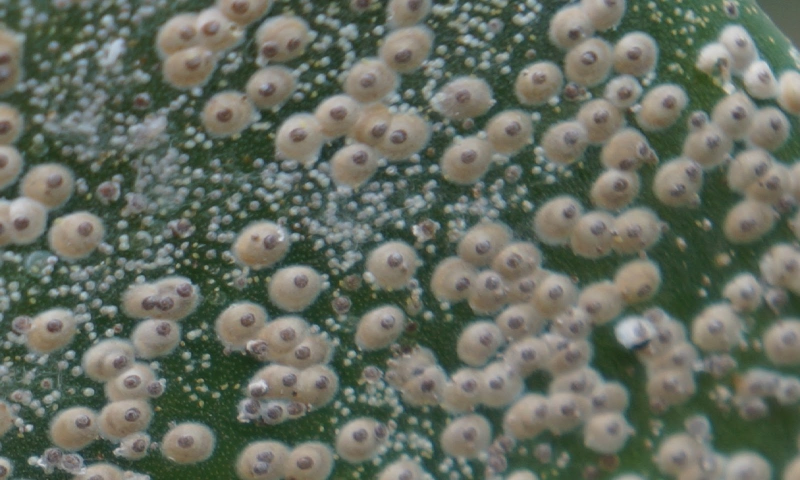
#> input picture src/control_img_2.JPG, 1600 x 960 px, found by its file name (shown at 1/2 size)
$ jupyter execute --allow-errors script_2.ipynb   (shell and % lines are left out)
#> lines starting #> are read from the running program, lines starting #| are printed output that depends on the picture; after the words box and inside, x2 and y2 are one past the last pixel; in counts of white or black regions, pixels touching at a corner belong together
[cell 1]
import cv2 as cv
import numpy as np
import matplotlib.pyplot as plt
#%matplotlib notebook
#exibe opções de manipulação
#se usar pyplot
from IPython.display import Markdown as md

[cell 2]
file = 'control_img_2.jpg'
#file = 'fig_true_19.jpg'
#file = 'pre_control1.jpg'
#file = 'fig_control_5.jpg'

bgr = cv.imread(file, cv.IMREAD_UNCHANGED) #also por fig_control_1.jpg
#> bgr is the input picture: shape (960, 1600, 3); mean B, G, R 96.2, 108.4, 101.3
#bgr = cv.resize(bgr, (780, 1040)) #restrict area cols, lin
print('Dim:' + str(bgr.shape))
#| Dim:(960, 1600, 3)
#cv.imshow('bgr original img', bgr)
#cv.waitKey(0)
#cv.destroyAllWindows()

</img>

[cell 3]
#equalizar HSV
hsv = cv.cvtColor(bgr, cv.COLOR_BGR2HSV)
#> hsv: shape (960, 1600, 3); mean H, S, V 51, 49.4, 111.4
hsv_eq = 'eq_s'
hsv[:,:,1] = cv.equalizeHist(hsv[:,:,1])  #equalization S channel
#> hsv: shape (960, 1600, 3); mean H, S, V 51, 128.7, 111.4
bgr = cv.cvtColor(hsv, cv.COLOR_HSV2BGR) #back conversion to BGR
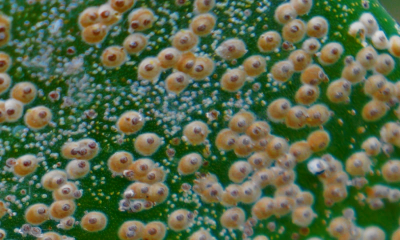
#> bgr: shape (960, 1600, 3) (shown at 1/4 size); mean B, G, R 71.7, 103.8, 84.8
file_equalized = file + '_equalized.jpg'
cv.imwrite(file_equalized, bgr)
#> Out = True
#cv.waitKey(0)
#cv.destroyAllWindows()

[cell 4]
char = "'"
file_to_show = ''.join( x for x in file_equalized if x not in char)
md("![eq](control_img_2.jpg_equalized.jpg 'Imagem Equalizada')")

### Imagem fig_true_19 sem foco na parte superior, remover e definir ROI

[cell 5]
if file == 'fig_true_19.jpg':
    # Cropping an image
    bgr = bgr[43:bgr.shape[0],:,:]
    print(bgr.shape)

[cell 6]
# [9 lines left out: function filtroRGB, not called in this run]

[cell 7]
bgr_split_channels = cv.split(bgr)

# numero de bins do histograma
hist_size = 256
# faixa de valores de cada canal
hist_range = (0, 256) #0-255 (8 bits)
accumulate = False

histr = []
color = ('b','g','r') #h, s, v
#> (the rest of this cell did not finish here and is left out)

[cell 8]
#desaturation - convert bgr to gray for limiarization
gray = cv.cvtColor(bgr, cv.COLOR_BGR2GRAY)
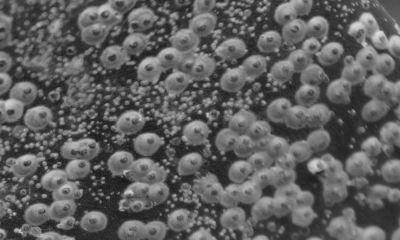
#> gray: shape (960, 1600) (shown at 1/4 size); min 25, max 224, mean 94.5

[cell 9]
#auto otsu
#can be applied to uni e bimodal histograms
# segmentation based on shape, pixels (color), histogram
# binary segmentation - binarization, thresholding - only B channel
ret,th = cv.threshold(gray, 0, 255,cv.THRESH_BINARY+cv.THRESH_OTSU)
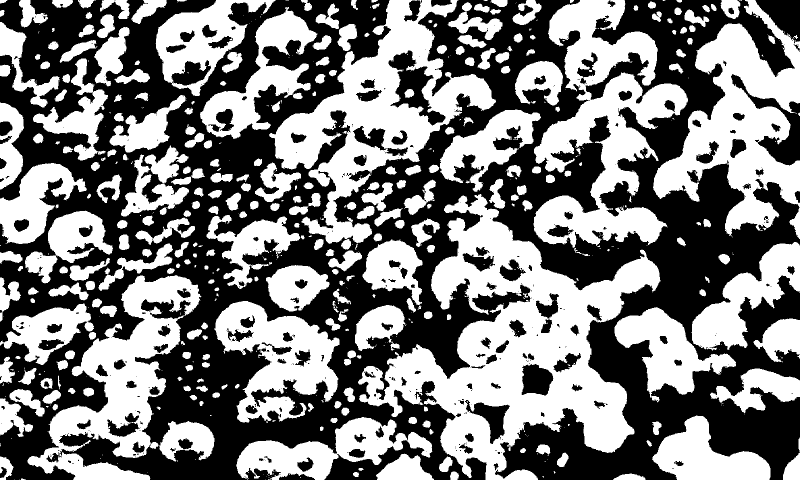
#> th: shape (960, 1600) (shown at 1/2 size); 48.6% white; 655 white regions (353 under 20 px)
#> ret = 95

[cell 10]
#contours, hierarchy = cv.findContours(th, cv.RETR_TREE, cv.CHAIN_APPROX_SIMPLE)
#contours, hierarchy = cv.findContours(th, cv.RETR_TREE, cv.CHAIN_APPROX_NONE)
contours, hierarchy = cv.findContours(th, cv.RETR_EXTERNAL, cv.CHAIN_APPROX_SIMPLE)
#> contours = 592 contours, 306 with area under 20; largest, box (x1, y1, x2, y2) and area: (716, 388, 1321, 960) 139260, (538, 0, 992, 488) 76668, (1067, 0, 1376, 506) 66888, (1306, 0, 1600, 478) 60606, (55, 550, 429, 960) 59036
#contours, hierarchy = cv.findContours(th, cv.RETR_EXTERNAL, cv.CHAIN_APPROX_NONE)
#contours, hierarchy = cv.findContours(th, cv.RETR_CCOMP, cv.CHAIN_APPROX_NONE)
#contours, hierarchy = cv.findContours(th, cv.RETR_CCOMP, cv.CHAIN_APPROX_SIMPLE)
print ('Foram encontrados ' + str(len(contours)) + ' objetos com seus contornos')
#| Foram encontrados 592 objetos com seus contornos

cv.drawContours(bgr, contours, -1, (0,242,255), 2)
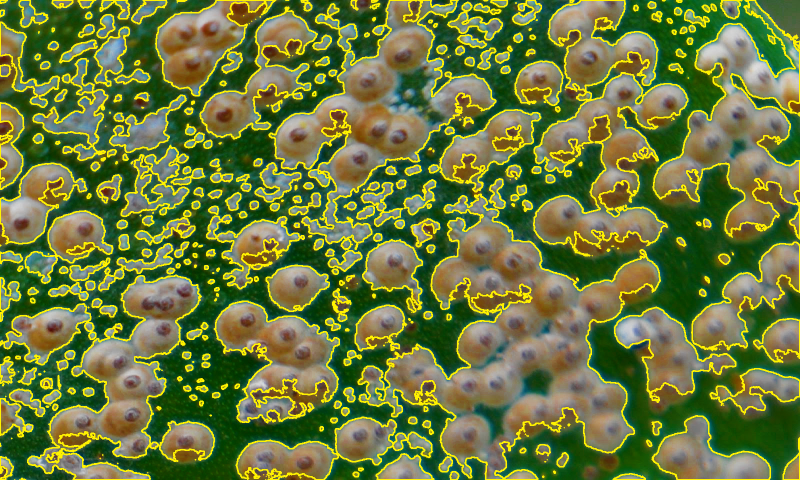
#> bgr: shape (960, 1600, 3) (shown at 1/2 size); 13.08% of pixels changed, all inside (x1, y1, x2, y2) = (0, 0, 1600, 960)
cv.imshow('contours', bgr)
cv.waitKey(0)
cv.destroyAllWindows()

#print(hierarchy) - estudar hierarquia dos contornos
#print(contours[0])

[cell 11]
def extract_image(im, cnt):
  # np.zeros: Cria uma matriz com determinadas dimensões
  im_blank = np.zeros(im.shape, np.uint8) #imagem toda em preto
  cv.drawContours(im_blank, [cnt], -1, 255, 2) #desenha contorno branco sobre o fundo preto vazio
  mask = im_blank == 255 # a máscara são os pontos brancos do contorno
  im_filter = im[mask]
  return im_filter

[cell 12]
#https://docs.opencv.org/3.4/dd/d49/tutorial_py_contour_features.html
areas = []
perimeters = []
centroids_x = []
centroids_y = []
aspect_ratio = [] #It is the ratio of width to height of bounding rect of the object.
extent = [] #Extent is the ratio of contour area to bounding rectangle area.
solidity = [] #Solidity is the ratio of contour area to its convex hull area.
equivalent_diameter = [] #Equivalent Diameter is the diameter of the circle whose area is same as the contour area.
r_mean = []
r_min = []
r_max = []
r_std = []
g_mean = []
g_min = []
g_max = []
g_std = []
b_mean = []
b_min = []
b_max = []
b_std = []
width = []
height = []
angle = []
radius = []

for c in contours:
    M = cv.moments(c)

    areas.append(M['m00'])
    perimeters.append(cv.arcLength(c,True)) #if not convex, False

    x,y,w,h = cv.boundingRect(c)
    aspect_ratio.append(float(w)/h)
    width.append(w)
    height.append(h)
    rect = cv.minAreaRect(c)
    circle = cv.minEnclosingCircle(c)
    angle.append(rect[2])
    radius.append(circle[1])

    rect_area = w*h
    if rect_area > 0:
        extent.append(M['m00']/rect_area)
    else:
        extent.append(0)

    hull = cv.convexHull(c)
    hull_area = cv.contourArea(hull)
    if hull_area > 0:
        solidity.append(M['m00']/hull_area)
    else:
        solidity.append(0)

    equivalent_diameter = np.sqrt(4*M['m00']/np.pi)

    if M['m00'] != 0:
        centroids_x.append(M['m10']/M['m00'])
        centroids_y.append(M['m01']/M['m00'])
    else:
        centroids_x.append(0)
        centroids_y.append(0)

    r = extract_image(bgr_split_channels[2], c)
    g = extract_image(bgr_split_channels[1], c)
    b = extract_image(bgr_split_channels[0], c)

    r_mean.append(np.mean(r))
    r_max.append(np.max(r))
    r_min.append(np.min(r))
    r_std.append(np.std(r))
    g_mean.append(np.mean(g))
    g_max.append(np.max(g))
    g_min.append(np.min(g))
    g_std.append(np.std(g))
    b_mean.append(np.mean(b))
    b_max.append(np.max(b))
    b_min.append(np.min(b))
    b_std.append(np.std(b))
#> this loop made 592 passes
#> (x, y, w, h, rect, circle, rect_area, hull_area) on passes 15, 18, 19: (1226, 947, 65, 13, ((1258, 953), (12, 64), -90), ((1258, 958), 32.02), 845, 554), (706, 944, 12, 10, ((711.5, 948.5), (9, 11), -90), ((711.3, 949), 6.13), 120, 84.5), (900, 943, 18, 17, ((908.5, 951), (16, 17), -90), ((907.9, 952.2), 9.66), 306, 232.5)
#> pass 1, in extract_image, `mask = im_blank == 255`:
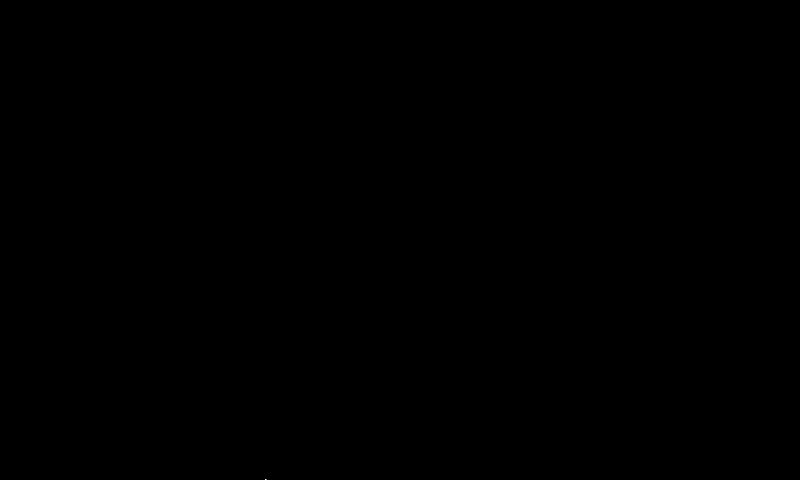
#> mask: shape (960, 1600) bool (shown at 1/2 size); 0% white in thin lines or dots, all inside (x1, y1, x2, y2) = (530, 958, 533, 960)

[cell 13]
import pandas as pd
# TUDO (GEOMETRIA e COR)
features_1 = {'area': areas, 'perimiter': perimeters, 'aspect_ratio': aspect_ratio,
            'extent': extent, 'solidity': solidity, 'equivalent_diameter': equivalent_diameter,
            'r_mean': r_mean, 'r_max': r_max, 'r_min': r_min, 'r_std': r_std,
            'g_mean': g_mean, 'g_max': g_max, 'g_min': g_min, 'g_std': g_std,
            'b_mean': b_mean, 'b_max': b_max, 'b_min': b_min, 'b_std': b_std,
            'width': width, 'height': height, 'angle': angle, 'radius': radius
}

# SÓ GEOMETRIA
features_2 = {'area': areas, 'perimiter': perimeters, 'aspect_ratio': aspect_ratio,
            'extent': extent, 'solidity': solidity, 'equivalent_diameter': equivalent_diameter,
              'width': width, 'height': height, 'angle': angle, 'radius': radius
}

#apenas as estatísticas dos canais RGB
features_3 = {'r_mean': r_mean, 'r_max': r_max, 'r_min': r_min, 'r_std': r_std,
            'g_mean': g_mean, 'g_max': g_max, 'g_min': g_min, 'g_std': g_std,
            'b_mean': b_mean, 'b_max': b_max, 'b_min': b_min, 'b_std': b_std
}

#só medias não funciona
#features_4 = {'r_mean': r_mean, 'g_mean': g_mean, 'b_mean': b_mean}

features_5 = {'r_mean': r_mean, 'g_mean': g_mean, 'b_mean': b_mean,
             'area': areas, 'perimiter': perimeters, 'aspect_ratio': aspect_ratio,
             'extent': extent, 'solidity': solidity, 'equivalent_diameter': equivalent_diameter
}

features_6 = {'r_mean': r_mean, 'r_max': r_max, 'r_min': r_min, 'r_std': r_std,
            'g_mean': g_mean, 'g_max': g_max, 'g_min': g_min, 'g_std': g_std,
            'b_mean': b_mean, 'b_max': b_max, 'b_min': b_min, 'b_std': b_std,
             'extent': extent, 'solidity': solidity, 'equivalent_diameter': equivalent_diameter
}

features_7 = {'r_mean': r_mean, 'r_max': r_max, 'r_min': r_min, 'r_std': r_std,
            'g_mean': g_mean, 'g_max': g_max, 'g_min': g_min, 'g_std': g_std,
            'b_mean': b_mean, 'b_max': b_max, 'b_min': b_min, 'b_std': b_std,
             'extent': extent, 'solidity': solidity
}

features_8 = {'r_mean': r_mean, 'r_max': r_max, 'r_min': r_min, 'r_std': r_std,
            'g_mean': g_mean, 'g_max': g_max, 'g_min': g_min, 'g_std': g_std,
            'b_mean': b_mean, 'b_max': b_max, 'b_min': b_min, 'b_std': b_std,
             'extent': extent, 'equivalent_diameter': equivalent_diameter, 'perimiter': perimeters
}

features_9 = {'r_mean': r_mean, 'r_max': r_max, 'r_min': r_min, 'r_std': r_std,
            'g_mean': g_mean, 'g_max': g_max, 'g_min': g_min, 'g_std': g_std,
            'b_mean': b_mean, 'b_max': b_max, 'b_min': b_min, 'b_std': b_std,
             'solidity': solidity , 'equivalent_diameter': equivalent_diameter
}

features_10 = {'r_max': r_max, 'g_max': g_max, 'b_max': b_max,
             'solidity': solidity , 'equivalent_diameter': equivalent_diameter
}

features_11 = {'r_max': r_max, 'g_max': g_max, 'b_max': b_max,
               'r_min': r_min, 'g_min': g_min, 'b_min': b_min,
             'solidity': solidity , 'equivalent_diameter': equivalent_diameter
}

features_12 = {'area': areas, 'perimiter': perimeters, 'aspect_ratio': aspect_ratio,
            'extent': extent, 'solidity': solidity, 'equivalent_diameter': equivalent_diameter,
            'r_mean': r_mean, 'r_max': r_max, 'r_min': r_min, 'r_std': r_std,
            'width': width, 'height': height, 'angle': angle, 'radius': radius
}

features_13 = {'area': areas, 'perimiter': perimeters, 'aspect_ratio': aspect_ratio,
            'extent': extent, 'solidity': solidity, 'equivalent_diameter': equivalent_diameter,
            'g_mean': g_mean, 'g_max': g_max, 'g_min': g_min, 'g_std': g_std,
            'width': width, 'height': height, 'angle': angle, 'radius': radius
}

features_14 = {'areas': areas, 'perimiter': perimeters,
            'b_mean': b_mean, 'b_max': b_max, 'b_min': b_min, 'b_std': b_std,
            'width': width, 'height': height, 'angle': angle, 'radius': radius
}

features_str = 'features_1'

df = pd.DataFrame(data=features_1)
#print(df.describe())
#df.head()

[cell 14]
from sklearn.cluster import KMeans

n_clusters = 2
method = 'kmeans'
kmeans = KMeans(n_clusters=n_clusters, init='k-means++', n_init=10, algorithm='full') #auto, full, elkan
#> (the rest of this cell did not finish here and is left out)

[cell 15]
from sklearn.cluster import Birch
n_clusters = 2
method = 'birch'
bcluster =  Birch(n_clusters=n_clusters, threshold=0.9,branching_factor=50).fit(df)
#acluster.labels_

[cell 16]
conts = [[],[],[],[]] #contour list

for cont, cnt in enumerate(contours):
    if method == 'kmeans':
        class_ = kmeans.predict([df.iloc[cont]])[0]
    elif method == 'birch':
        class_ = bcluster.predict([df.iloc[cont]])[0]
    conts[class_].append(cnt)
#> this loop made 592 passes
#> cnt on passes 1 to 3: [[531, 959]], [[39, 959]], [[29, 959]]

if n_clusters == 3:
    im = cv.drawContours(bgr, conts[0], -1, (0, 0, 0), thickness=2)
    im = cv.drawContours(im, conts[1], -1, (20, 150, 232), thickness=2)
    im = cv.drawContours(im, conts[2], -1, (82, 184, 10), thickness=2)
elif n_clusters == 2:
    im = cv.drawContours(bgr, conts[0], -1, (0, 0, 0), thickness=2)
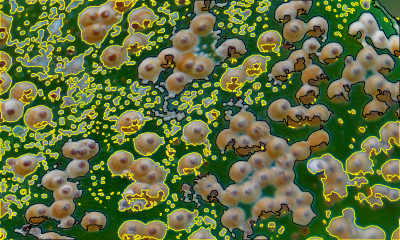
#> im: shape (960, 1600, 3) (shown at 1/4 size); mean B, G, R 60.7, 110.7, 96.1
    im = cv.drawContours(im, conts[1], -1, (20, 150, 232), thickness=2)
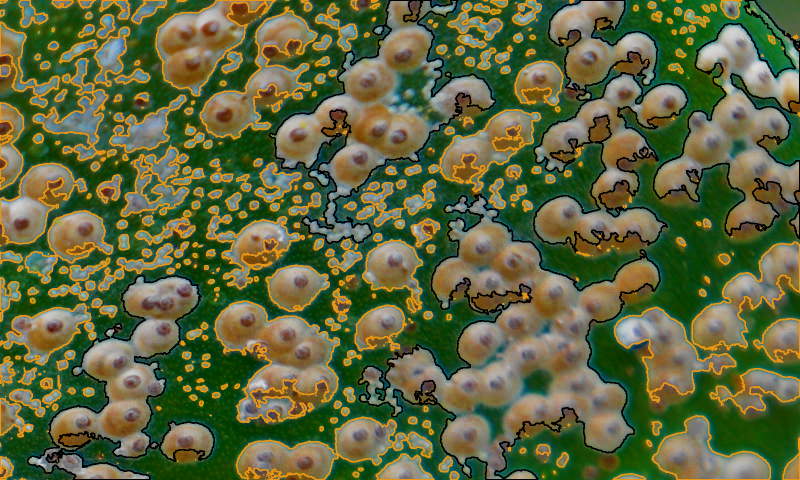
#> im: shape (960, 1600, 3) (shown at 1/2 size); 8.82% of pixels changed, all inside (x1, y1, x2, y2) = (0, 0, 1600, 960)

cv.imwrite(method + '_' + hsv_eq + '_k' + str(n_clusters) + '_' + features_str + '_' + file, im)

print('class 0: ' + str(len(conts[0])) + ' individuals')
print('class 1: ' + str(len(conts[1])) + ' individuals')
print('class 2: ' + str(len(conts[2])) + ' individuals')
print('class 3: ' + str(len(conts[3])) + ' individuals')

cv.imshow('clustered image', im)
cv.waitKey(0)
cv.destroyAllWindows()

$ run again, with src/fig_true_4.jpeg copied over src/control_img_2.JPG
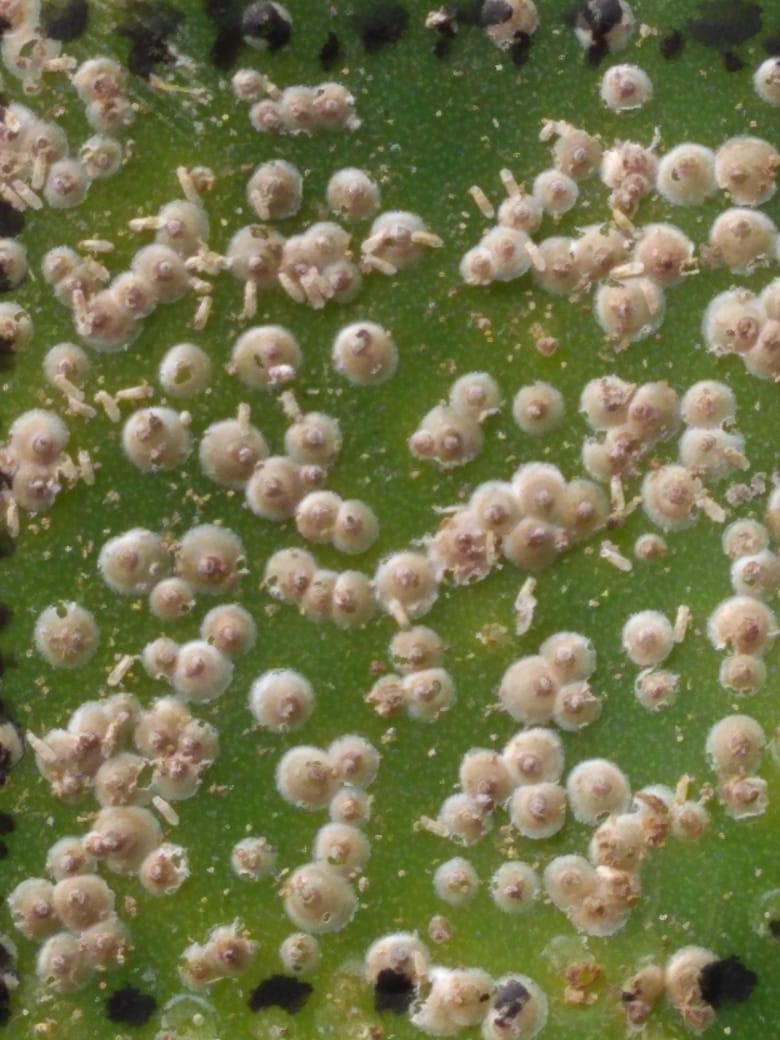
#> input picture src/fig_true_4.jpeg, 780 x 1040 px, found by its file name
#> bgr is the input picture: shape (1040, 780, 3); mean B, G, R 76.9, 116.6, 115.5
#| Dim:(1040, 780, 3)
#> Out = True
#> `ret,th = cv.threshold(gray, 0, 255,cv.THRESH_BINARY+cv.THRESH_OTSU)`:
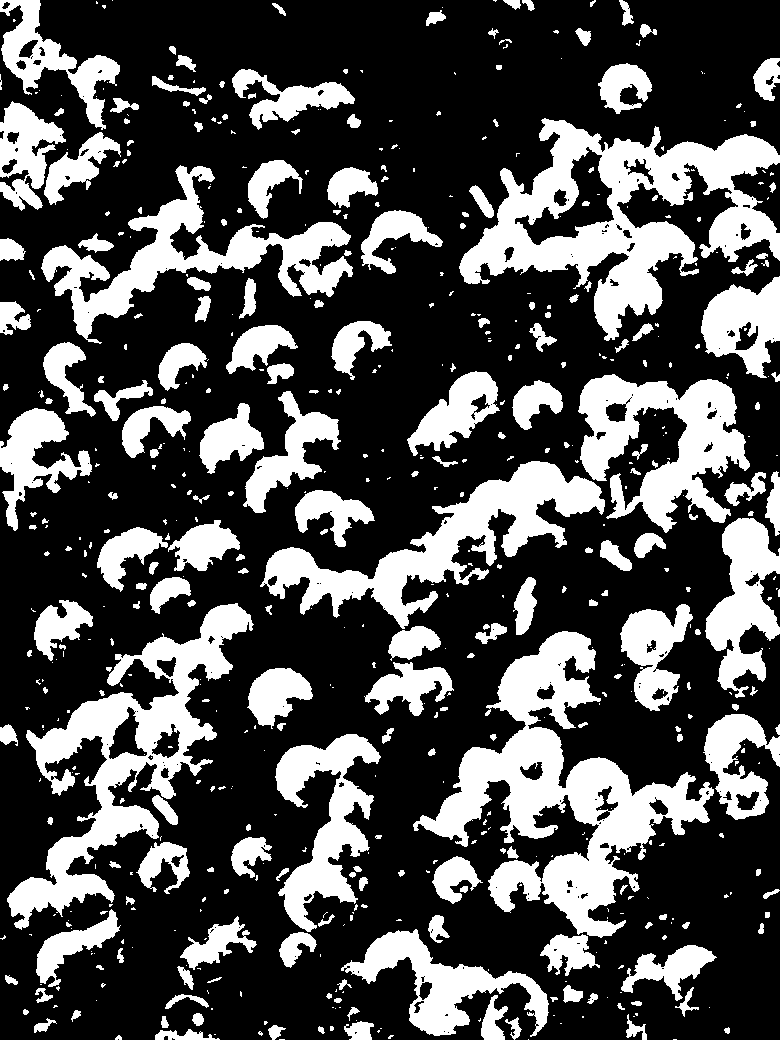
#> th: shape (1040, 780); 30.5% white; 588 white regions (342 under 20 px)
#> ret = 125
#> contours = 577 contours, 403 with area under 20; largest, box (x1, y1, x2, y2) and area: (459, 118, 780, 341) 30081, (413, 631, 714, 938) 28230, (7, 603, 254, 930) 21174, (260, 461, 605, 629) 15277, (578, 374, 750, 533) 13498
#| Foram encontrados 577 objetos com seus contornos
#> the loop `for c in contours:` made 577 passes
#> (x, y, w, h, rect, circle, rect_area, hull_area) on passes 9, 11, 13: (155, 1029, 65, 11, ((187, 1034), (10, 64), -90), ((187, 1037), 32.06), 715, 498), (724, 1027, 6, 7, ((726.5, 1030), (6, 5), -90), ((727, 1030), 3.16), 42, 23), (318, 1026, 7, 8, ((321, 1029.5), (4.95, 7.78), -45), ((321, 1029.5), 4.03), 56, 28.5)
#> the loop `for cont, cnt in enumerate(contours):` made 577 passes
#> cnt on passes 1 to 3: [[673, 1039], [676, 1039]], [[528, 1039]], [[279, 1039], [284, 1039]]
#> `im = cv.drawContours(im, conts[1], -1, (20, 150, 232), thickness=2)`:
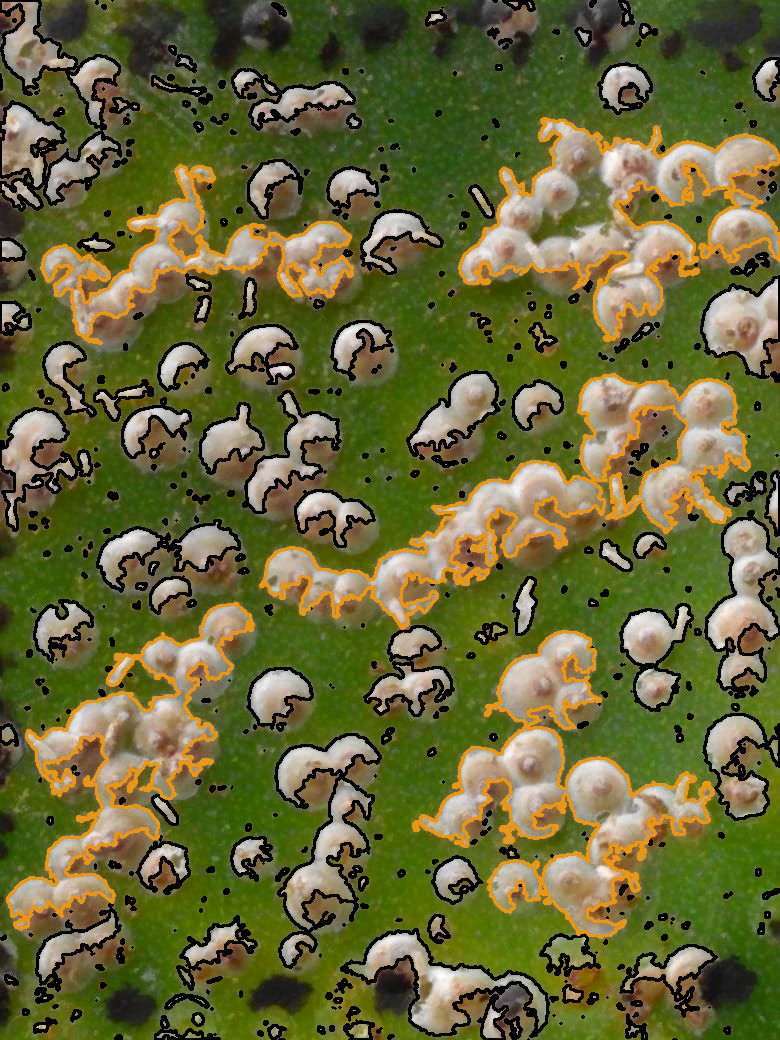
#> im: shape (1040, 780, 3); mean B, G, R 55.4, 104.9, 104.6
